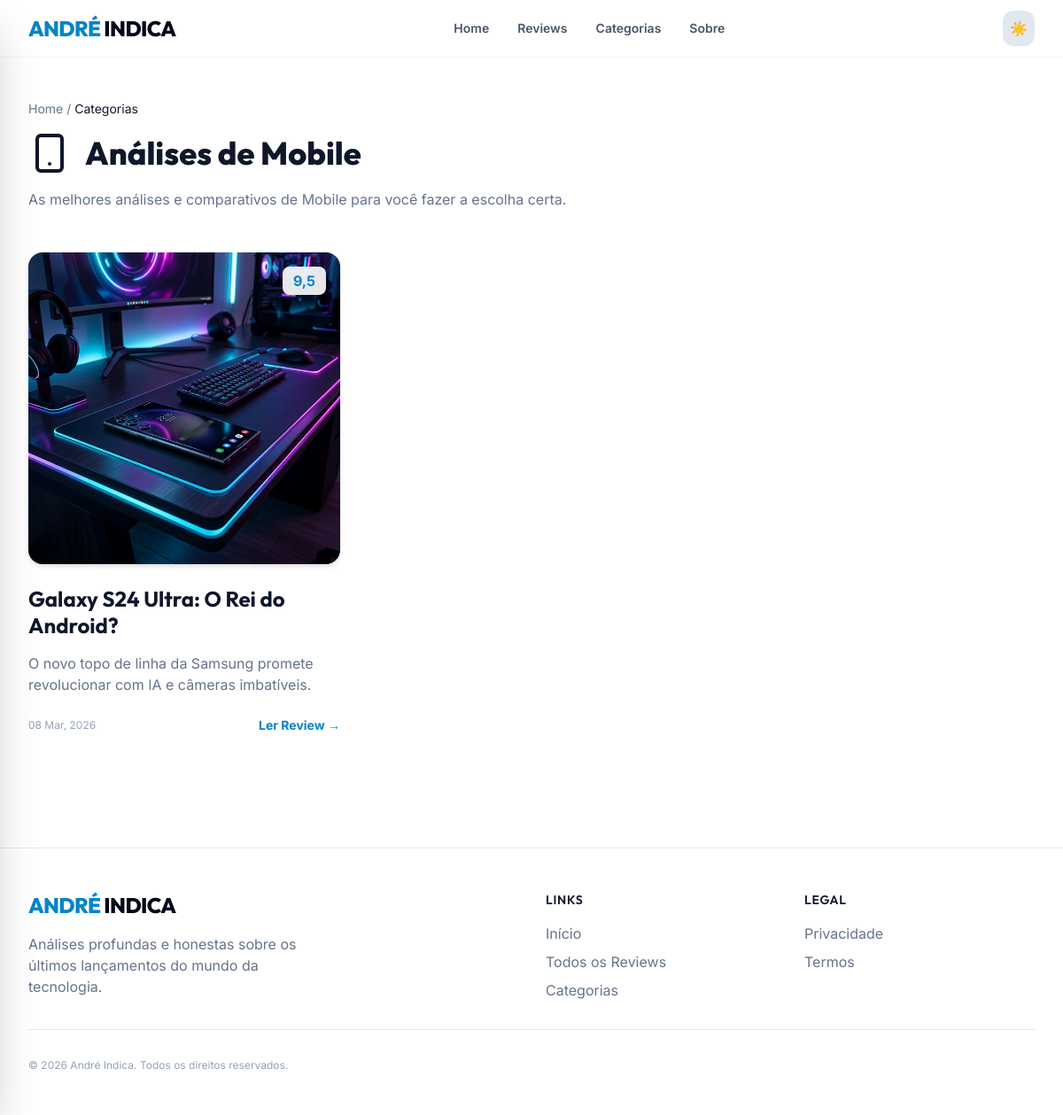
Page /categoria/mobile/ on the committed database.
### reviews/models.py (models this page shows, shortened)
class Category(models.Model):
    name = models.CharField("Nome", max_length=100)
    slug = models.SlugField("Slug", max_length=100, unique=True, blank=True)
    icon = models.CharField("Ícone (Emoji ou Classe de Ícone)", max_length=50, blank=True)
    class Meta:
        verbose_name = "Categoria"
        verbose_name_plural = "Categorias"

class Review(models.Model):
    product = models.ForeignKey(Product, on_delete=models.CASCADE, related_name="reviews")
    title = models.CharField("Título do Review", max_length=255)
    slug = models.SlugField("Slug", max_length=255, unique=True, blank=True)
    excerpt = models.TextField("Resumo", help_text="Aparece nas listagens.")
    content = models.TextField("Conteúdo do Review (Markdown/HTML)")
    conclusion = models.TextField("Conclusão", blank=True, help_text="Formatação igual ao conteúdo.")
    main_image = models.ImageField("Imagem Principal", upload_to="reviews/main/")
    rating = models.DecimalField("Nota (0-10)", max_digits=3, decimal_places=1)
    pros = models.TextField("Pontos Positivos", help_text="Um por linha")
    cons = models.TextField("Pontos Negativos", help_text="Um por linha")
    specifications = models.JSONField("Especificações Técnicas", default=dict, blank=True)
    tags_input = models.CharField("Tags (separadas por vírgula)", max_length=255, blank=True, help_text="Ex: gamer, barato, potente")
    amazon_link = models.URLField("Link Amazon", max_length=500, blank=True, null=True)
    mercadolivre_link = models.URLField("Link Mercado Livre", max_length=500, blank=True, null=True)
    shopee_link = models.URLField("Link Shopee", max_length=500, blank=True, null=True)
    aliexpress_link = models.URLField("Link AliExpress", max_length=500, blank=True, null=True)
    kabum_link = models.URLField("Link Kabum", max_length=500, blank=True, null=True)
    tags = models.ManyToManyField(Tag, blank=True)
    author = models.ForeignKey(User, on_delete=models.CASCADE)
    created_at = models.DateTimeField(auto_now_add=True)
    updated_at = models.DateTimeField(auto_now=True)
    is_featured = models.BooleanField("Destaque", default=False)
    is_published = models.BooleanField("Publicado", default=True)
    class Meta:
        verbose_name = "Review"
        verbose_name_plural = "Reviews"
        ordering = ["-created_at"]

### reviews/views.py (the view)
# urls.py: path('categoria/<slug:slug>/', CategoryDetailView.as_view(), name='category_list'),
class CategoryDetailView(ListView):
    model = Review
    template_name = 'reviews/category_list.html'
    context_object_name = 'reviews'
    def get_queryset(self):
        self.category = get_object_or_404(Category, slug=self.kwargs['slug'])
        return Review.objects.filter(product__category=self.category, is_published=True)
    def get_context_data(self, **kwargs):
        context = super().get_context_data(**kwargs)
        context['category'] = self.category
        return context

### templates/reviews/category_list.html (shortened to what this page needs)
{% extends 'base.html' %}
{% load reviews_extras %}
{% block content %}
<section class="max-w-7xl mx-auto px-4 sm:px-6 lg:px-8 py-12">
    <div class="mb-12">
        <nav class="mb-4 text-sm text-slate-500">
            <a href="/" class="hover:text-primary-600">Home</a>
            <span>/</span>
            <span class="text-slate-900 dark:text-slate-300">Categorias</span>
        </nav>
        <h1 class="text-4xl font-outfit font-extrabold text-slate-900 dark:text-white flex items-center gap-4">
            <span class="text-5xl flex items-center">{{ category.icon|render_icon }}</span>
            Análises de {{ category.name }}
        </h1>
        <p class="mt-4 text-slate-500 dark:text-slate-400 max-w-2xl">
            As melhores análises e comparativos de {{ category.name }} para você fazer a escolha certa.
        </p>
    </div>
    <div class="grid grid-cols-1 sm:grid-cols-2 lg:grid-cols-3 gap-10">
        {% for review in reviews %}
        <article class="flex flex-col group">
            <div class="relative w-full aspect-video rounded-2xl overflow-hidden mb-6 shadow-md">
                <img src="{{ review.main_image.url }}" alt="{{ review.title }}"
                    class="w-full h-full object-cover group-hover:scale-105 transition-transform duration-500">
                <div class="absolute top-4 right-4 bg-white/90 dark:bg-slate-800/90 backdrop-blur px-3 py-1 rounded-lg">
                    <span class="text-primary-600 dark:text-primary-400 font-bold">{{ review.rating }}</span>
                </div>
            </div>
            <h3 class="text-2xl font-bold leading-tight group-hover:text-primary-600 transition-colors">
                <a href="{% url 'reviews:review_detail' review.slug %}">{{ review.title }}</a>
            </h3>
            <p class="mt-4 text-slate-500 dark:text-slate-400 line-clamp-2">
                {{ review.excerpt }}
            </p>
            <div class="mt-6 flex items-center justify-between">
                <span class="text-xs text-slate-400">{{ review.created_at|date:"d M, Y" }}</span>
                <a href="{% url 'reviews:review_detail' review.slug %}"
                    class="text-sm font-bold text-primary-600 hover:text-primary-700">Ler Review →</a>
            </div>
        </article>
        {% empty %}
        <div
            class="col-span-full py-20 text-center bg-white dark:bg-slate-900 rounded-3xl border border-dashed border-slate-200">
            <p class="text-slate-500">Nenhuma análise encontrada nesta categoria.</p>
        </div>
        {% endfor %}
    </div>
</section>
{% endblock %}

### templates/base.html (style rules this page uses)
body { font-family: 'Inter', sans-serif; }
h1, h2, h3, .font-outfit { font-family: 'Outfit', sans-serif; }
html, body { overflow-x: clip; position: relative; min-height: 100vh; }

### rows in the picture
Category: name "Mobile"
Review: main_image (picture), rating "9,5", title "Galaxy S24 Ultra: O Rei do Android?", excerpt "O novo topo de linha da Samsung promete revolucionar com IA e câmeras imbatíveis.", created_at "08 Mar, 2026"
